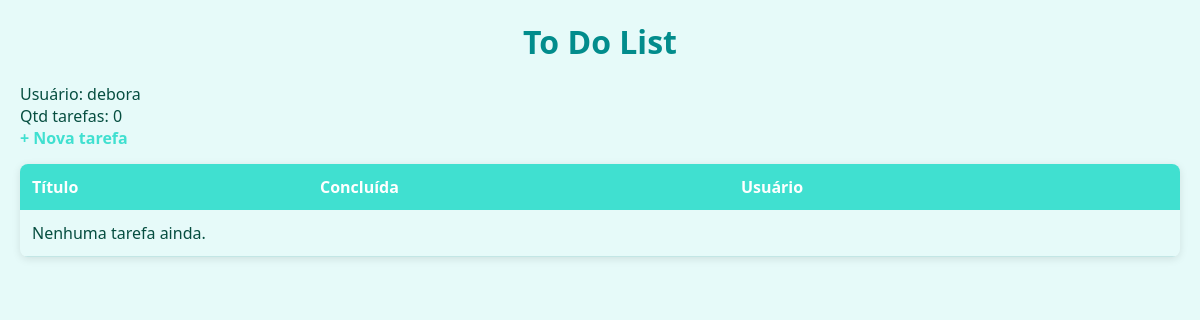
Page / (signed in) on the earlier database version.
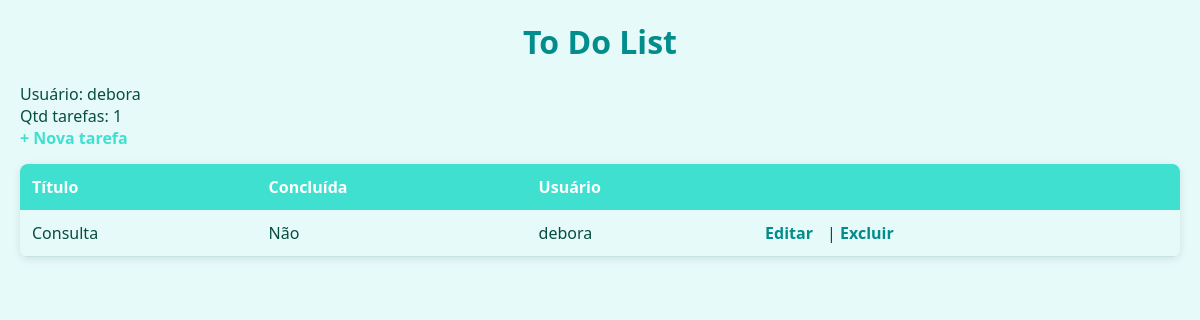
Same page on the later database version.
### core/models.py (models this page shows, shortened)
class Task(models.Model):
    id = models.UUIDField(primary_key=True, default=uuid.uuid4, editable=False)
    title = models.CharField(max_length=200)
    done = models.BooleanField(default=False)
    owner = models.ForeignKey(User, on_delete=models.CASCADE)
    created_at = models.DateTimeField(auto_now_add=True)

### core/views.py (the view)
# urls.py: path('', core_views.home, name='home'),
@login_required
def home(request):
    tasks = Task.objects.filter(owner=request.user).order_by('-created_at')
    return render(request, 'core/home.html', {'tasks': tasks})

### core/templates/core/home.html
{% extends 'base.html' %}
{% block content %}
<h1>To Do List</h1>
<p>Usuário: {{ user.username }}</p>
<p>Qtd tarefas: {{ tasks.count }}</p>
<a href="{% url 'task_create' %}">+ Nova tarefa</a>
<table>
  <thead>
    <tr>
      <th>Título</th>
      <th>Concluída</th>
      <th>Usuário</th>
      <th></th>
    </tr>
  </thead>
  <tbody>
    {% for task in tasks %}
      <tr>
        <td>{{ task.title }}</td>
        <td>{{ task.done|yesno:"Sim,Não" }}</td>
        <td>{{ task.owner.username }}</td>
        <td>
          <a href="{% url 'task_update' task.pk %}">Editar</a> |
          <a href="{% url 'task_delete' task.pk %}">Excluir</a>
        </td>
      </tr>
    {% empty %}
      <tr><td colspan="4">Nenhuma tarefa ainda.</td></tr>
    {% endfor %}
  </tbody>
</table>
{% endblock %}

Differences in the rows shown:
added Task: title "Consulta", done "Não", owner.username "debora"
Other differences:
{{ tasks.count }}: "0" → "1"
text no longer shown: "Nenhuma tarefa ainda."
